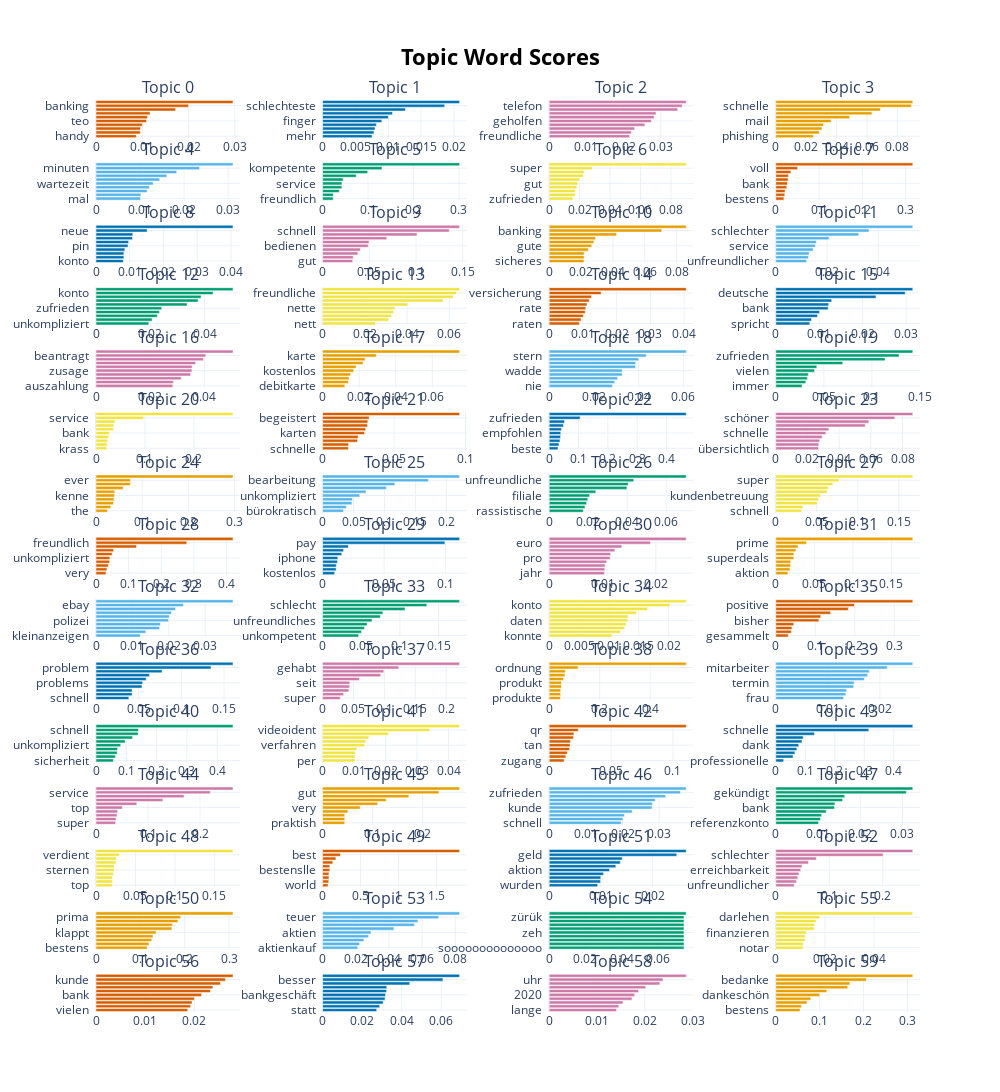

The code cell stored with this chart in its notebook:
### Code cell
topic_model.visualize_barchart(n_words=10,top_n_topics=60)
